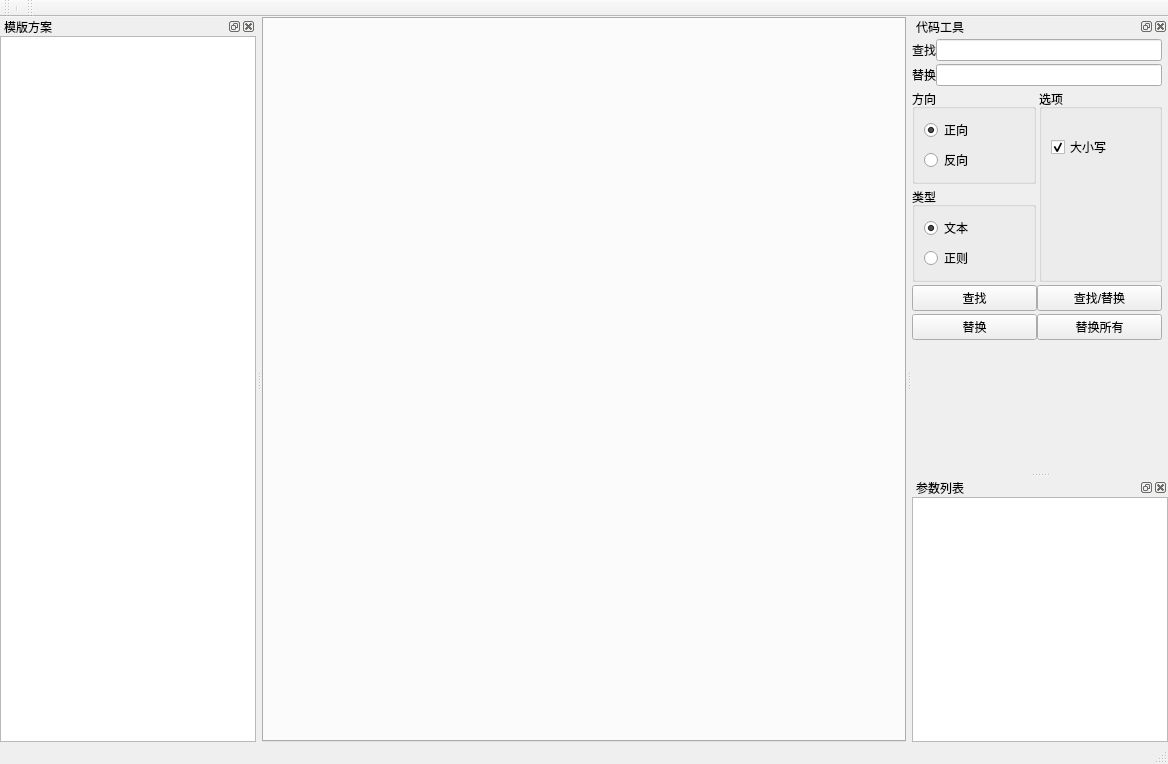
<?xml version="1.0" encoding="UTF-8"?>
<ui version="4.0">
 <class>ProjectMakerWindow</class>
 <widget class="QMainWindow" name="ProjectMakerWindow">
  <property name="geometry">
   <rect>
    <x>0</x>
    <y>0</y>
    <width>1168</width>
    <height>764</height>
   </rect>
  </property>
  <property name="windowTitle">
   <string>方案编辑器</string>
  </property>
  <widget class="QWidget" name="centralwidget">
   <layout class="QVBoxLayout" name="verticalLayout_3">
    <property name="spacing">
     <number>0</number>
    </property>
    <property name="leftMargin">
     <number>0</number>
    </property>
    <property name="topMargin">
     <number>0</number>
    </property>
    <property name="rightMargin">
     <number>0</number>
    </property>
    <property name="bottomMargin">
     <number>0</number>
    </property>
    <item>
     <widget class="QTabWidget" name="tabEditCode">
      <property name="sizePolicy">
       <sizepolicy hsizetype="Expanding" vsizetype="Expanding">
        <horstretch>1</horstretch>
        <verstretch>1</verstretch>
       </sizepolicy>
      </property>
      <property name="tabShape">
       <enum>QTabWidget::Rounded</enum>
      </property>
      <property name="currentIndex">
       <number>-1</number>
      </property>
      <property name="elideMode">
       <enum>Qt::ElideRight</enum>
      </property>
      <property name="documentMode">
       <bool>false</bool>
      </property>
      <property name="tabsClosable">
       <bool>true</bool>
      </property>
      <property name="movable">
       <bool>true</bool>
      </property>
      <property name="tabBarAutoHide">
       <bool>false</bool>
      </property>
     </widget>
    </item>
   </layout>
  </widget>
  <widget class="QMenuBar" name="menubar">
   <property name="geometry">
    <rect>
     <x>0</x>
     <y>0</y>
     <width>1168</width>
     <height>23</height>
    </rect>
   </property>
   <property name="nativeMenuBar">
    <bool>true</bool>
   </property>
  </widget>
  <widget class="QStatusBar" name="statusbar"/>
  <widget class="QToolBar" name="toolBarCommon">
   <property name="enabled">
    <bool>true</bool>
   </property>
   <property name="sizePolicy">
    <sizepolicy hsizetype="Preferred" vsizetype="Fixed">
     <horstretch>0</horstretch>
     <verstretch>0</verstretch>
    </sizepolicy>
   </property>
   <property name="minimumSize">
    <size>
     <width>0</width>
     <height>0</height>
    </size>
   </property>
   <property name="windowTitle">
    <string>通用工具栏</string>
   </property>
   <property name="movable">
    <bool>true</bool>
   </property>
   <property name="floatable">
    <bool>true</bool>
   </property>
   <attribute name="toolBarArea">
    <enum>TopToolBarArea</enum>
   </attribute>
   <attribute name="toolBarBreak">
    <bool>false</bool>
   </attribute>
   <addaction name="separator"/>
  </widget>
  <widget class="QDockWidget" name="dockProject">
   <property name="sizePolicy">
    <sizepolicy hsizetype="Preferred" vsizetype="Preferred">
     <horstretch>0</horstretch>
     <verstretch>0</verstretch>
    </sizepolicy>
   </property>
   <property name="minimumSize">
    <size>
     <width>100</width>
     <height>111</height>
    </size>
   </property>
   <property name="sizeIncrement">
    <size>
     <width>0</width>
     <height>0</height>
    </size>
   </property>
   <property name="baseSize">
    <size>
     <width>0</width>
     <height>0</height>
    </size>
   </property>
   <property name="floating">
    <bool>false</bool>
   </property>
   <property name="features">
    <set>QDockWidget::AllDockWidgetFeatures</set>
   </property>
   <property name="allowedAreas">
    <set>Qt::AllDockWidgetAreas</set>
   </property>
   <property name="windowTitle">
    <string>模版方案</string>
   </property>
   <attribute name="dockWidgetArea">
    <number>1</number>
   </attribute>
   <widget class="QWidget" name="dockWidgetContents_2">
    <property name="sizePolicy">
     <sizepolicy hsizetype="Preferred" vsizetype="Preferred">
      <horstretch>0</horstretch>
      <verstretch>0</verstretch>
     </sizepolicy>
    </property>
    <layout class="QVBoxLayout" name="verticalLayout">
     <property name="spacing">
      <number>0</number>
     </property>
     <property name="leftMargin">
      <number>0</number>
     </property>
     <property name="topMargin">
      <number>0</number>
     </property>
     <property name="rightMargin">
      <number>0</number>
     </property>
     <property name="bottomMargin">
      <number>0</number>
     </property>
     <item>
      <widget class="QTreeWidget" name="treeSourceFile">
       <property name="sizePolicy">
        <sizepolicy hsizetype="Preferred" vsizetype="Preferred">
         <horstretch>0</horstretch>
         <verstretch>0</verstretch>
        </sizepolicy>
       </property>
       <property name="animated">
        <bool>true</bool>
       </property>
       <property name="columnCount">
        <number>1</number>
       </property>
       <attribute name="headerVisible">
        <bool>false</bool>
       </attribute>
       <attribute name="headerStretchLastSection">
        <bool>false</bool>
       </attribute>
       <column>
        <property name="text">
         <string notr="true">1</string>
        </property>
       </column>
      </widget>
     </item>
    </layout>
   </widget>
  </widget>
  <widget class="QToolBar" name="toolBarEditorCode">
   <property name="enabled">
    <bool>false</bool>
   </property>
   <property name="windowTitle">
    <string>代码编辑器工具栏</string>
   </property>
   <attribute name="toolBarArea">
    <enum>TopToolBarArea</enum>
   </attribute>
   <attribute name="toolBarBreak">
    <bool>false</bool>
   </attribute>
  </widget>
  <widget class="QDockWidget" name="dockCodeTool">
   <property name="windowTitle">
    <string>代码工具</string>
   </property>
   <attribute name="dockWidgetArea">
    <number>2</number>
   </attribute>
   <widget class="QWidget" name="dockWidgetContents">
    <layout class="QVBoxLayout" name="verticalLayout_2">
     <property name="spacing">
      <number>0</number>
     </property>
     <property name="leftMargin">
      <number>0</number>
     </property>
     <property name="topMargin">
      <number>0</number>
     </property>
     <property name="rightMargin">
      <number>6</number>
     </property>
     <property name="bottomMargin">
      <number>0</number>
     </property>
     <item>
      <layout class="QGridLayout" name="gridLayout" columnstretch="0,0">
       <property name="topMargin">
        <number>3</number>
       </property>
       <property name="verticalSpacing">
        <number>3</number>
       </property>
       <item row="0" column="0">
        <widget class="QLabel" name="label">
         <property name="text">
          <string>查找</string>
         </property>
        </widget>
       </item>
       <item row="0" column="1">
        <widget class="QLineEdit" name="editFinderFind"/>
       </item>
       <item row="1" column="1">
        <widget class="QLineEdit" name="editFinderReplace"/>
       </item>
       <item row="1" column="0">
        <widget class="QLabel" name="label_2">
         <property name="text">
          <string>替换</string>
         </property>
        </widget>
       </item>
      </layout>
     </item>
     <item>
      <layout class="QHBoxLayout" name="horizontalLayout_2">
       <property name="spacing">
        <number>3</number>
       </property>
       <property name="topMargin">
        <number>3</number>
       </property>
       <item>
        <layout class="QVBoxLayout" name="verticalLayout_9">
         <item>
          <widget class="QGroupBox" name="groupBox">
           <property name="title">
            <string>方向</string>
           </property>
           <layout class="QVBoxLayout" name="verticalLayout_4">
            <item>
             <widget class="QRadioButton" name="radioDirection">
              <property name="text">
               <string>正向</string>
              </property>
              <property name="checked">
               <bool>true</bool>
              </property>
             </widget>
            </item>
            <item>
             <widget class="QRadioButton" name="radioButton_2">
              <property name="text">
               <string>反向</string>
              </property>
             </widget>
            </item>
           </layout>
          </widget>
         </item>
         <item>
          <widget class="QGroupBox" name="groupBox_4">
           <property name="title">
            <string>类型</string>
           </property>
           <layout class="QVBoxLayout" name="verticalLayout_7">
            <item>
             <widget class="QRadioButton" name="radioFinderText">
              <property name="text">
               <string>文本</string>
              </property>
              <property name="checked">
               <bool>true</bool>
              </property>
             </widget>
            </item>
            <item>
             <widget class="QRadioButton" name="radioFinderReg">
              <property name="text">
               <string>正则</string>
              </property>
             </widget>
            </item>
           </layout>
          </widget>
         </item>
        </layout>
       </item>
       <item>
        <widget class="QGroupBox" name="groupBox_3">
         <property name="title">
          <string>选项</string>
         </property>
         <layout class="QVBoxLayout" name="verticalLayout_6" stretch="0,0">
          <item>
           <widget class="QCheckBox" name="cbxFinderCase">
            <property name="text">
             <string>大小写</string>
            </property>
            <property name="checked">
             <bool>true</bool>
            </property>
           </widget>
          </item>
          <item>
           <spacer name="verticalSpacer_2">
            <property name="orientation">
             <enum>Qt::Vertical</enum>
            </property>
            <property name="sizeType">
             <enum>QSizePolicy::Minimum</enum>
            </property>
            <property name="sizeHint" stdset="0">
             <size>
              <width>20</width>
              <height>94</height>
             </size>
            </property>
           </spacer>
          </item>
         </layout>
        </widget>
       </item>
      </layout>
     </item>
     <item>
      <layout class="QHBoxLayout" name="horizontalLayout_3">
       <property name="topMargin">
        <number>3</number>
       </property>
       <item>
        <widget class="QPushButton" name="btnFinderFind">
         <property name="text">
          <string>查找</string>
         </property>
        </widget>
       </item>
       <item>
        <widget class="QPushButton" name="btnFinderFindAndReplace">
         <property name="text">
          <string>查找/替换</string>
         </property>
        </widget>
       </item>
      </layout>
     </item>
     <item>
      <layout class="QHBoxLayout" name="horizontalLayout_4">
       <property name="topMargin">
        <number>3</number>
       </property>
       <item>
        <widget class="QPushButton" name="btnFinderReplace">
         <property name="text">
          <string>替换</string>
         </property>
        </widget>
       </item>
       <item>
        <widget class="QPushButton" name="btnFinderReplaceAll">
         <property name="text">
          <string>替换所有</string>
         </property>
        </widget>
       </item>
      </layout>
     </item>
     <item>
      <spacer name="verticalSpacer">
       <property name="orientation">
        <enum>Qt::Vertical</enum>
       </property>
       <property name="sizeHint" stdset="0">
        <size>
         <width>20</width>
         <height>40</height>
        </size>
       </property>
      </spacer>
     </item>
    </layout>
   </widget>
  </widget>
  <widget class="QDockWidget" name="dockParams">
   <property name="windowTitle">
    <string>参数列表</string>
   </property>
   <attribute name="dockWidgetArea">
    <number>2</number>
   </attribute>
   <widget class="QWidget" name="dockWidgetContents_3">
    <layout class="QVBoxLayout" name="verticalLayout_5">
     <property name="spacing">
      <number>0</number>
     </property>
     <property name="leftMargin">
      <number>0</number>
     </property>
     <property name="topMargin">
      <number>0</number>
     </property>
     <property name="rightMargin">
      <number>0</number>
     </property>
     <property name="bottomMargin">
      <number>0</number>
     </property>
     <item>
      <widget class="QTreeWidget" name="treeParams">
       <property name="sizePolicy">
        <sizepolicy hsizetype="Preferred" vsizetype="Preferred">
         <horstretch>0</horstretch>
         <verstretch>0</verstretch>
        </sizepolicy>
       </property>
       <property name="minimumSize">
        <size>
         <width>0</width>
         <height>0</height>
        </size>
       </property>
       <property name="baseSize">
        <size>
         <width>0</width>
         <height>0</height>
        </size>
       </property>
       <property name="itemsExpandable">
        <bool>true</bool>
       </property>
       <property name="animated">
        <bool>true</bool>
       </property>
       <attribute name="headerVisible">
        <bool>false</bool>
       </attribute>
       <attribute name="headerStretchLastSection">
        <bool>false</bool>
       </attribute>
       <column>
        <property name="text">
         <string notr="true">1</string>
        </property>
       </column>
      </widget>
     </item>
    </layout>
   </widget>
  </widget>
 </widget>
 <resources/>
 <connections/>
</ui>
